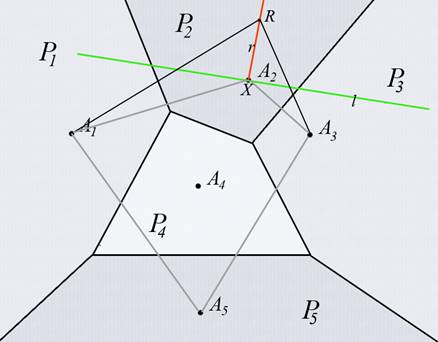
#> input picture semestr4/kontr4_n1/pic.bmp, 438 x 342 px
$ python rays.py ../kontr4_n1/pic.bmp
#> lines starting #> are read from the running program, lines starting #| are printed output that depends on the picture
#!/usr/bin/env python
# coding: utf-8

# In[301]:


import numpy as np
import sys
import matplotlib.pyplot as plt
from matplotlib.colors import rgb_to_hsv, hsv_to_rgb
from skimage.draw import line_aa
from PIL import Image


# In[302]:


image = Image.open(sys.argv[1])
#> image is the input picture: PIL image 438x342 RGB; mean R, G, B 224.8, 226.8, 231.8
image = np.array(image, dtype=np.float32) / 255
#> image: shape (342, 438, 3) float32


# In[303]:


hsv = rgb_to_hsv(image)
#> hsv: shape (342, 438, 3) float32; mean of channels 0, 1, 2 0.627, 0.0431, 0.913
value = hsv[:, :, 2]


# In[304]:


# Отсуп от краев, чтобы центр лучей был не слишком близко к краям
padding_coef = 0.25

padded_value = value[int(value.shape[0] * padding_coef) : int(value.shape[0] * (1 - padding_coef)), int(value.shape[1] * padding_coef) : int(value.shape[1] * (1 - padding_coef))]
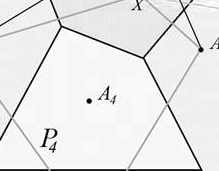
#> padded_value: shape (171, 219) float32; min 0.00784, max 1, mean 0.911
brightest_padded_pixel = np.unravel_index(np.argmax(padded_value, axis=None), padded_value.shape)
#> brightest_padded_pixel = (0, 36)

brightest_pixel = (
    brightest_padded_pixel[0] + int(value.shape[0] * 0.25),
    brightest_padded_pixel[1] + int(value.shape[1] * 0.25),
)
#> brightest_pixel = (85, 145)

p = image[brightest_pixel]
#> p = [0.996, 1, 1]


# In[305]:


# Длина луча
ray_length_coef = 0.2
# Число лучей
nrays = 10

ray_length = int(value.shape[0] * ray_length_coef)
#> ray_length = 68

for phi in np.arange(0, 2 * np.pi, 2 * np.pi / nrays):
    end_rr = int(brightest_pixel[0] + ray_length * np.cos(phi))
    end_cc = int(brightest_pixel[1] + ray_length * np.sin(phi))

    rr, cc, _ = line_aa(brightest_pixel[0], brightest_pixel[1], min(end_rr, value.shape[0] - 1), min(end_cc, value.shape[1] - 1))

    image[rr, cc] = p
#> this loop made 10 passes
#> (end_rr, end_cc) on passes 1 to 10: (153, 145), (140, 184), (106, 209), (63, 209), (29, 184), (17, 145), (29, 105), (63, 80), (106, 80), (140, 105)
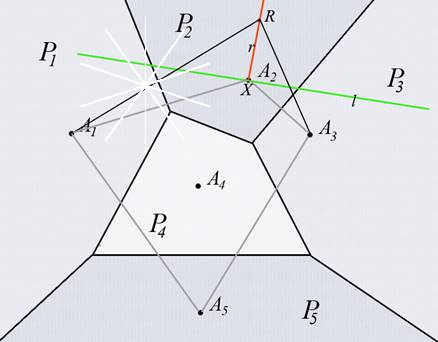
#> image: shape (342, 438, 3) float32; mean R, G, B 0.882, 0.889, 0.91


# In[307]:


plt.imshow(image)


# In[308]:


image = np.rint(image * 255).astype(np.uint8)
image = Image.fromarray(image)
image.save("out.bmp")


# In[ ]:
